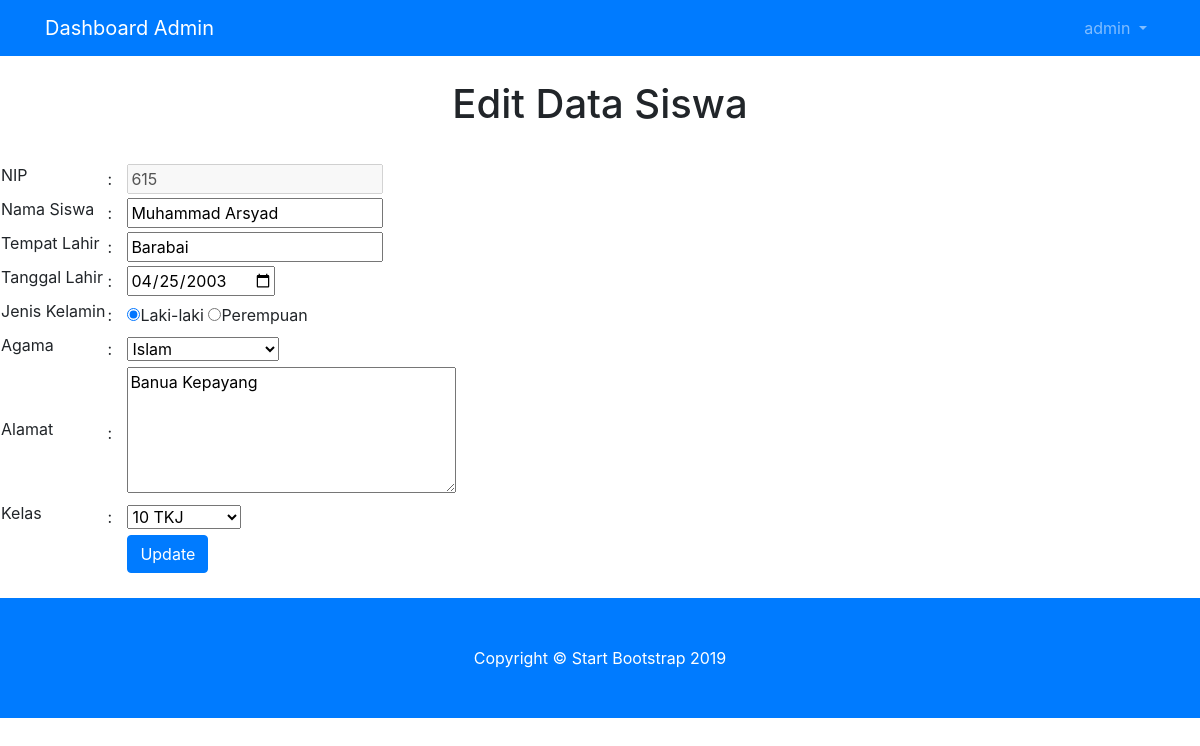
The app's page /dashboard/siswa/siswa_edit.php?nis=615 (signed in) with its own data.
### tables this page shows
CREATE TABLE IF NOT EXISTS `siswa` (
`nis` int(11) NOT NULL,
  `nama` varchar(100) NOT NULL,
  `alamat` varchar(100) NOT NULL,
  `gender` char(1) NOT NULL,
  `tglLahir` date NOT NULL,
  `tempatLahir` varchar(100) NOT NULL,
  `idKelas` int(11) DEFAULT NULL,
  `pass` int(11) DEFAULT NULL,
  `agama` varchar(100) DEFAULT NULL,
  `pathImg` varchar(100) DEFAULT NULL
);

### dashboard/siswa/siswa_edit.php (the view, shortened to what this page needs)
<?php
include '../layout/header.php';
if (empty($_SESSION['username']) AND empty($_SESSION['passuser'])) {
	echo "<center>Untuk mengakses halaman ini, Anda harus login <br>";
	echo "<a href=index.php><b>LOGIN</b></a></center>";
}
else{
	?>
	<br>
	<form action="siswa_aksi_edit.php" method="post" enctype="multipart/form-data">
			<?php
			$nis=$_GET['nis'];
			$query=mysql_query("SELECT siswa.nama,nis,alamat,gender,tglLahir,tempatLahir,agama, idKelas as kelas FROM siswa where nis='$nis'");
			?>
			<h1 align="center">Edit Data Siswa</h1>
			<br>
			<table border="0">
				<?php
				while($row=mysql_fetch_array($query)){
					$jenis_kelamin=$row['gender'];
					$agama=$row['agama'];
					$kelas=$row['kelas'];
					?>
					<tr>
						<td><input type="hidden" name="nis" value="<?php echo $row['nis'];?>" /></td>
					</tr>
					<tr>
						<td><label for="nip">NIP</label></td>
						<td width="20px"> : </td>
						<td><input type="text" name="nis" id="nis" class="input1" placeholder="nis"  disabled="disabled" value="<?php echo $row['nis'];?>" required /></td>
					</tr>
					<tr>
						<td><label for="nama_siswa">Nama Siswa</label></td>
						<td> : </td>
						<td><input type="text" name="nama" id="nama_siswa" class="input1" placeholder="nama siswa" value="<?php echo $row['nama'];?>" required /></td>
					</tr>
					<tr>
						<td><label for="tempat_lahir">Tempat Lahir</label></td>
						<td> : </td>
						<td><input type="text" name="tempatLahir" id="tempat_lahir" class="input1" placeholder="tempat lahir" value="<?php echo $row['tempatLahir'];?>" required /></td>
					</tr>
					<td><label for="tanggal_lahir">Tanggal Lahir</label></td>
					<td> : </td>
					<td><input type="date" name="tglLahir" id="tanggal_lahir" class="input1" placeholder="tanggal lahir" value="<?php echo $row['tglLahir'];?>" required /></td>
				<tr>
					<td><label for="gender">Jenis Kelamin</label></td>
					<td> : </td>
					<td>
						<input type="radio" name="gender" value="L" id="jenis_kelamin" <?php if($jenis_kelamin=="L"){echo "checked=\"checked\"";}?><label class="" for="">Laki-laki </label>
						<input type="radio" name="gender" value="P" id="jenis_kelamin" <?php if($jenis_kelamin=="P"){echo "checked=\"checked\"";}?><label class="" for="">Perempuan </label>
					</td>
				</tr>
				<tr>
					<td><label for="agama">Agama</label></td>
					<td> : </td>
					<td>
						<select name="agama" class="input5" required>
							<option value="" selected="selected">--Pilih Agama
								<option value="Islam"<?php if ($agama=="Islam") { echo "selected=\"selected\""; } ?>>Islam</option>
							</select>
						</td>
					</tr>
					<tr>
						<td><label for="alamat">Alamat</label></td>
						<td>:</td>
						<td><textarea name="alamat" id="alamat" class="input2" rows="5" cols="30" placeholder="alamat" required><?php echo $row['alamat'];?></textarea></td>
					</tr>
					<tr>
						<td><label for="kelas">Kelas</label></td>
						<td> : </td>
						<td>
							<select name="kelas" class="input5" required>
								<option value="" selected="selected">--Pilih Kelas
									<option value="1"<?php if ($kelas=="1") { echo "selected=\"selected\""; } ?>>10 TKJ</option>
								</select>
							</td>
						</tr>
						<td></td>
						<td></td>
						<td><input type="submit" class="btn btn-primary" value="Update" /></td>
				<?php } ?>
			</table>
		</form>
		<br>
<?php }
include '../layout/footer.php';
?>

### dashboard/siswa/css/heroic-features.css (style rules this page uses)
body { padding-top: 56px; }

### records on screen
siswa: nis "615", nama "Muhammad Arsyad", tempatLahir "Barabai", tglLahir "04/25/2003", gender "☑", agama "Islam", alamat "Banua Kepayang", kelas "10 TKJ"

### other values on screen
$_SESSION['username'] "admin"
